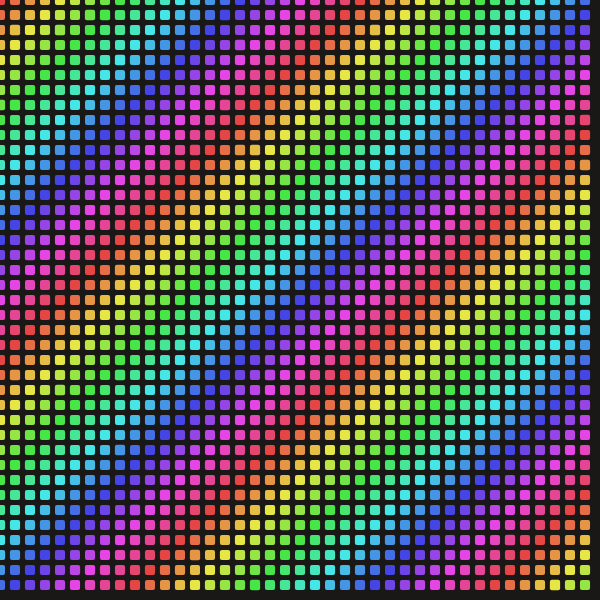
Frame 1 (no input)
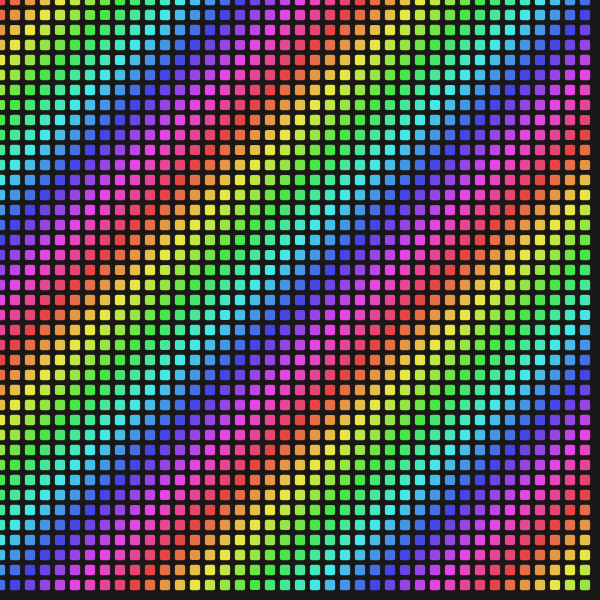
Frame 60 (no input)
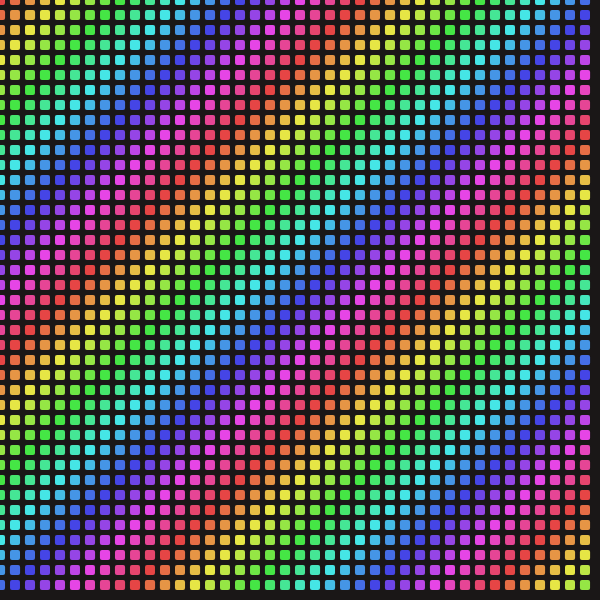
Frame 120 (the mouse pressed at the canvas centre since frame 60)

The p5.js sketch that drew these frames (run headless with seeded random() and noise() and a simulated clock; from frame 60 on, the mouse is pressed at the canvas centre):

// p5.js sketch
// ── sketch.js
let squares = [];
const gridSize = 20;
const squareSize = 10;
const spacing = 15;
let waveTime = 0;

function setup() {
  createCanvas(600, 600);
  colorMode(HSB, 360, 100, 100, 1);
  
  // Create grid of squares
  for (let y = 0; y < height; y += spacing) {
    for (let x = 0; x < width; x += spacing) {
      squares.push({
        x: x,
        y: y,
        size: squareSize,
        baseSize: squareSize,
        pulse: 0,
        breathing: random(1),
        hue: (x + y) % 360
      });
    }
  }
}

function draw() {
  background(10, 10, 10);
  
  waveTime += 0.05;
  
  for (let i = 0; i < squares.length; i++) {
    let s = squares[i];
    
    // Breathing animation
    s.breathing += 0.02;
    let breath = sin(s.breathing) * 0.3;
    s.size = s.baseSize + breath;
    
    // Apply pulse effect if active
    if (s.pulse > 0) {
      s.pulse -= 0.05;
      s.size = s.baseSize + sin(s.pulse * 10) * 2;
    }
    
    fill(s.hue, 70, 90);
    noStroke();
    rect(s.x - s.size/2, s.y - s.size/2, s.size, s.size, 2);
  }
}

function mousePressed() {
  let mouseX = pmouseX;
  let mouseY = pmouseY;
  
  for (let i = 0; i < squares.length; i++) {
    let s = squares[i];
    let d = dist(mouseX, mouseY, s.x, s.y);
    
    if (d < 100) {
      s.pulse = 1;
    }
  }
}
